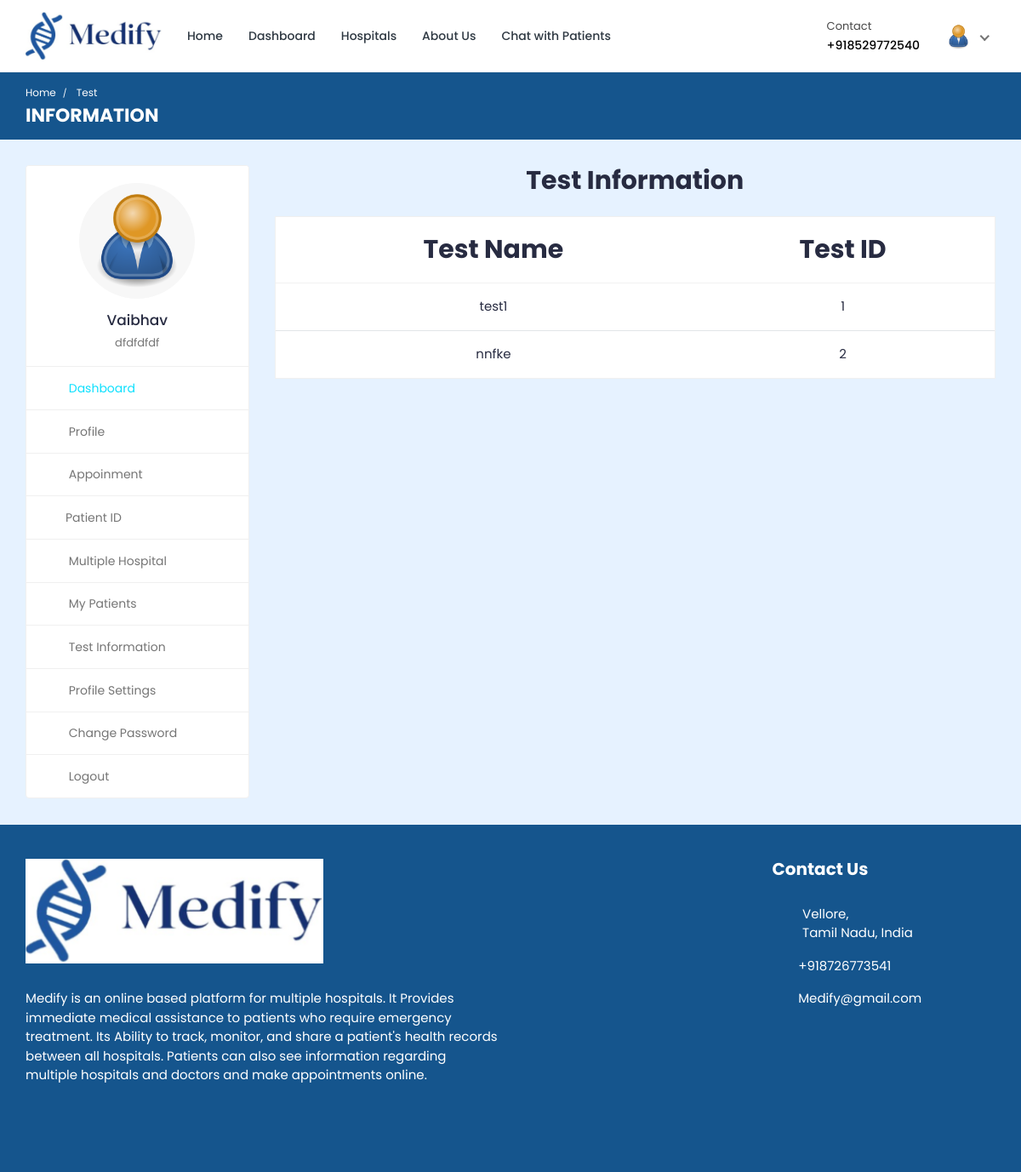
The app's page /doctor/doctor-test-list/ (signed in) with its own data.
### doctor/models.py (models this page shows, shortened)
class Doctor_Information(models.Model):
    DOCTOR_TYPE = (
        ('Cardiologists', 'Cardiologists'),
        ('Neurologists', 'Neurologists'),
        ('Pediatricians', 'Pediatricians'),
        ('Physiatrists', 'Physiatrists'),
        ('Dermatologists', 'Dermatologists'),
    )
    doctor_id = models.AutoField(primary_key=True)
    user = models.OneToOneField(User, on_delete=models.CASCADE, null=True, blank=True, related_name='profile')
    name = models.CharField(max_length=200, null=True, blank=True)
    username = models.CharField(max_length=200, null=True, blank=True)
    gender = models.CharField(max_length=200, null=True, blank=True)
    description = models.TextField(max_length=1000, null=True, blank=True)
    department = models.CharField(max_length=200, choices=DOCTOR_TYPE, null=True, blank=True)
    department_name = models.ForeignKey(hospital_department, on_delete=models.SET_NULL, null=True, blank=True)
    specialization = models.ForeignKey(specialization, on_delete=models.SET_NULL, null=True, blank=True)
    featured_image = models.ImageField(upload_to='doctors/', default='doctors/user-default.png', null=True, blank=True)
    certificate_image = models.ImageField(upload_to='doctors_certificate/', default='doctors_certificate/default.png', null=True, blank=True)
    email = models.EmailField(max_length=200, null=True, blank=True)
    phone_number = models.CharField(max_length=200, null=True, blank=True)
    nid = models.CharField(max_length=200, null=True, blank=True)
    visiting_hour = models.CharField(max_length=200, null=True, blank=True)
    consultation_fee = models.IntegerField(null=True, blank=True)
    report_fee = models.IntegerField(null=True, blank=True)
    dob = models.CharField(max_length=200, null=True, blank=True)
    institute = models.CharField(max_length=200, null=True, blank=True)
    degree = models.CharField(max_length=200, null=True, blank=True)
    completion_year = models.CharField(max_length=200, null=True, blank=True)
    work_place = models.CharField(max_length=200, null=True, blank=True)
    designation = models.CharField(max_length=200, null=True, blank=True)
    start_year = models.CharField(max_length=200, null=True, blank=True)
    end_year = models.CharField(max_length=200, null=True, blank=True)
    register_status =  models.CharField(max_length=200, null=True, blank=True)
    hospital_name = models.ForeignKey(Hospital_Information, on_delete=models.SET_NULL, null=True, blank=True)

### hospital_admin/models.py (models this page shows, shortened)
class specialization(models.Model):
    specialization_id = models.AutoField(primary_key=True)
    specialization_name = models.CharField(max_length=200, null=True, blank=True)
    hospital = models.ForeignKey(Hospital_Information, on_delete=models.CASCADE, null=True, blank=True)

class Test_Information(models.Model):
    test_id = models.AutoField(primary_key=True)
    test_name = models.CharField(max_length=200, null=True, blank=True)
    test_price = models.CharField(max_length=200, null=True, blank=True)

### doctor/views.py (the view)
# urls.py: path('doctor-test-list/', views.doctor_test_list, name='doctor-test-list'),
@csrf_exempt
@login_required(login_url="login")
def doctor_test_list(request):
    if request.user.is_authenticated and request.user.is_doctor:
        doctor = Doctor_Information.objects.get(user=request.user)
        tests = Test_Information.objects.all
        context = {'doctor': doctor, 'tests': tests}
        return render(request, 'doctor-test-list.html', context)
    elif request.user.is_authenticated and request.user.is_patient:
        patient = Patient.objects.get(user=request.user)
        tests = Test_Information.objects.all
        context = {'patient': patient, 'tests': tests}
        return render(request, 'doctor-test-list.html', context)
    else:
        logout(request)
        messages.info(request, 'Not Authorized')
        return render(request, 'doctor-login.html')

### templates/doctor-test-list.html (shortened to what this page needs)
{% load static %}
<!DOCTYPE html>
<html lang="en">
  <head>
    <link
      rel="stylesheet"
      href="{% static 'HealthStack-System/css/Normal/bootstrap.min.css' %}"
    />
    <link
      rel="stylesheet"
      href="{% static 'HealthStack-System/plugins/Normal/fontawesome/css/fontawesome.min.css' %}"
    />
    <link
      rel="stylesheet"
      href="{% static 'HealthStack-System/plugins/Normal/fontawesome/css/all.min.css' %}"
    />
    <link
      rel="stylesheet"
      href="{% static 'HealthStack-System/css/Normal/style.css' %}"
    />
  </head>
  <body>
  {% if user.is_authenticated %}
    <div class="main-wrapper">
      <header class="header">
				{% if user.is_authenticated and user.is_doctor %}
				{% include 'doctor-navbar.html' %}
				{% endif %}
      </header>
      <div class="breadcrumb-bar">
        <div class="container-fluid">
          <div class="row align-items-center">
            <div class="col-md-12 col-12">
              <nav aria-label="breadcrumb" class="page-breadcrumb">
                <ol class="breadcrumb">
									{% if user.is_authenticated and user.is_doctor %}
									<li class="breadcrumb-item"><a href="{% url 'doctor-dashboard' %}">Home</a></li>
									{% endif %}
                  <li class="breadcrumb-item active" aria-current="page">
                    Test
                  </li>
                </ol>
              </nav>
              <h2 class="breadcrumb-title">INFORMATION</h2>
            </div>
          </div>
        </div>
      </div>
      <div class="content">
        <div class="container-fluid">
          <div class="row">
            <div class="col-md-5 col-lg-4 col-xl-3 theiaStickySidebar">
              <div>
								{% if user.is_authenticated and user.is_doctor %}
								{% include 'doctor-sidebar.html' %}
								{% endif %}
              </div>
            </div>
            <div class="col-md-7 col-lg-8 col-xl-9">
              <div class="row">
                <div class="col-md-12">
                  <h2 class="mb-4 text-center"><b>Test Information</b></h2>
                  <div class="appointment-tab">
                      <div class="tab-pane" id="today-appointments">
                        <div class="card card-table mb-0">
                          <div class="card-body">
                            <div class="table-responsive">
                              <table
                                class="table table-hover table-center mb-0 text-center"
                              >
                                <thead style="font-size: 30px;">
                                  <tr>
                                    <th>Test Name</th>
                                    <th>Test ID</th>
                                  </tr>
                                </thead>
                                <tbody>
                                  {% for t in tests %}
                                  <tr>
                                    <td> {{t.test_name}}</td>
                                    <td>{{t.test_id}}</td>
                                  </tr>
                                  {% endfor %}
                                </tbody>
                              </table>
                            </div>
                          </div>
                        </div>
                      </div>
                    </div>
                  </div>
                </div>
              </div>
            </div>
          </div>
        </div>
      </div>
      {% include 'footer.html' %}
  {% else %}
  <p> You are not logged in </p>
  {% endif %}
  </body>
</html>

### templates/doctor-navbar.html (shortened to what this page needs)
{% load static %}
<nav class="navbar navbar-expand-lg header-nav">
  <div class="navbar-header">
    <a href="{% url 'hospital_home'%}" class="navbar-brand logo">
      <img
        src="{% static 'HealthStack-System/images/Normal/logo.png' %}"
        class="img-fluid"
        alt="Logo"
      />
    </a>
  </div>
  <div class="main-menu-wrapper">
    <ul class="main-nav">
      <li>
        <a href="{% url 'hospital_home'%}">Home</a>
      </li>
      <li>
        <a href="{% url 'doctor-dashboard'%}">Dashboard</a>
      </li>
      <li><a href="{% url 'multiple-hospital' %}" style="text-decoration: none;">Hospitals</a></li>
      <li>
        <a href="{% url 'about-us'%}">About Us</a>
      </li>
      <li>
        <a href="{% url 'chat-home' pk=user.id %}">Chat with Patients</a>
      </li>
    </ul>
  </div>
  <ul class="nav header-navbar-rht">
    <li class="nav-item contact-item">
      <div class="header-contact-img">
        <i class="far fa-hospital"></i>
      </div>
      <div class="header-contact-detail">
        <p class="contact-header">Contact</p>
        <p class="contact-info-header">+91{{doctor.phone_number}}</p>
      </div>
    </li>
    <li class="nav-item dropdown has-arrow logged-item">
      <a href="#" class="dropdown-toggle nav-link" data-toggle="dropdown">
        <span class="user-img">
          <img
            class="rounded-circle"
            src="{{ doctor.featured_image.url }}"
            width="31"
            alt="Darren Elder"
          />
        </span>
      </a>
    </li>
  </ul>
</nav>

### templates/doctor-sidebar.html (shortened to what this page needs)
{% load static %}
<div class="profile-sidebar">
  <div class="widget-profile pro-widget-content">
    <div class="profile-info-widget">
      <a href="#" class="booking-doc-img">
        <img
          src="{{ doctor.featured_image.url }}"
          alt="User Image"
        />
      </a>
      <div class="profile-det-info">
        <h3>{{ doctor.name }}</h3>
        <div class="patient-details">
          <h5 class="mb-0">{{doctor.specialization.specialization_name}}</h5>
        </div>
      </div>
    </div>
  </div>
  <div class="dashboard-widget">
    <nav class="dashboard-menu sidebar">
      <ul>
        <li class="active">
          <a href="{% url 'doctor-dashboard' %}">
            <i class="fas fa-columns"></i>
            <span>Dashboard</span>
          </a>
        </li>
        <li>
        <a href="{% url 'doctor-profile' pk=doctor.doctor_id %}">
          <i class="fas fa-user"></i>
          <span>Profile</span>
        </a>
      </li>
        <li>
          <a href="{% url 'appointments'%}">
            <i class="fas fa-user-circle"></i>
            <span>Appoinment</span>
          </a>
        </li>
        <li class="nav-item has-submenu">
            <a href="#" class="nav-link"><i class="fas fa-search"></i><span>Patient ID</span></a>
        </li>
        <li>
          <a href="{% url 'multiple-hospital' %}">
            <i class="fas fa-hospital"></i>
            <span>Multiple Hospital</span>
          </a>
      </li>
        <li>
          <a href="{% url 'my-patients' %}">
            <i class="fas fa-user-injured"></i>
            <span>My Patients</span>
          </a>
        </li>
        <li>
          <a href="{% url 'doctor-test-list'%}" target="_blank">
            <i class="fas fa-hourglass-start"></i>
            <span>Test Information</span>
          </a>
        </li>
        <li>
          <a
            href="{% url 'doctor-profile-settings' %}"
          >
            <i class="fas fa-user-cog"></i>
            <span>Profile Settings</span>
          </a>
        </li>
        <li>
          <a href="{% url 'doctor-change-password' pk=user.id%}">
            <i class="fas fa-lock"></i>
            <span>Change Password</span>
          </a>
        </li>
        <li>
          <a href="{% url 'doctor-logout'%}">
            <i class="fas fa-sign-out-alt"></i>
            <span>Logout</span>
          </a>
        </li>
      </ul>
    </nav>
  </div>
</div>

### records on screen
Doctor_Information: phone_number "8529772540", featured_image (placeholder picture), name "Vaibhav", specialization.specialization_name "dfdfdfdf"
Test_Information: test_name "test1", test_id "1"
Test_Information: test_name "nnfke", test_id "2"
